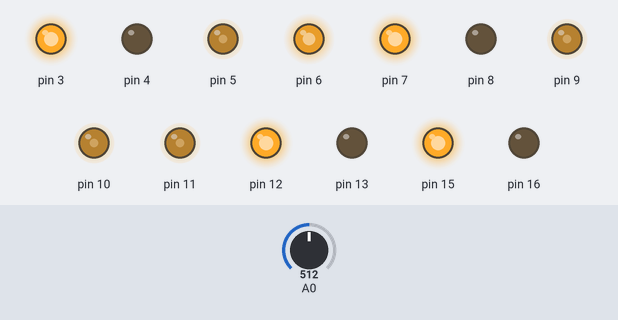
Recording of a sketch running on a simulated Arduino Uno, built with avr-gcc and run on an emulated ATmega328P. On the bench: output pins drawn as LEDs (lit = HIGH). The test bench sets the inputs (shaded band); at power-on: A0 = 512.

Above: at 0.05 s.
At 1.95 s:
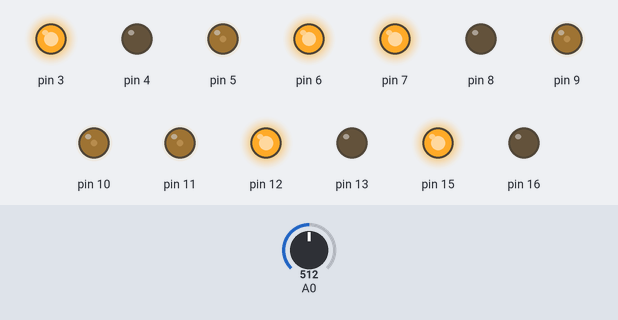
At 2.05 s:
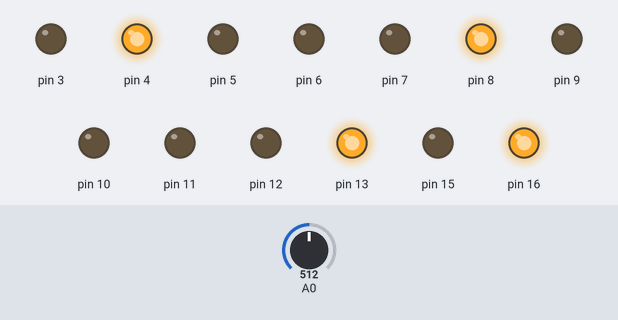
At 4.0 s:
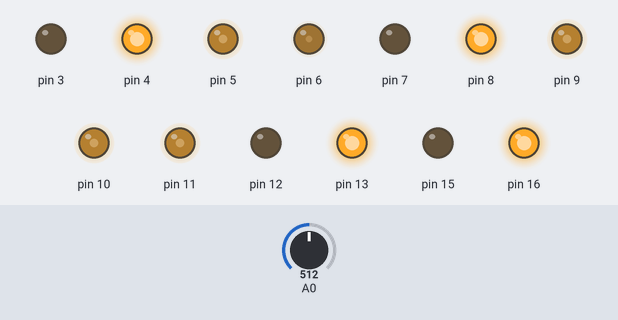
Timing chart, 0 to 5.2 s (numbered marks = the images above):
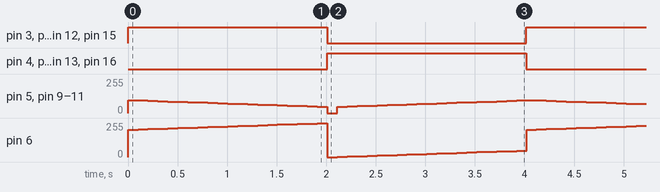

Measured:
- by itself, pin 3, pin 4, pin 7, pin 8, pin 12, pin 13, pin 15, pin 16: alternates HIGH for 2.0 s and LOW for 2.0 s
- by itself, pin 6: ramps from 0/255 to 254/255 and jumps back, once every 4.0 s

The sketch:

_4_Power_exemplo.ino
```cpp
#include <S4power.h>
S4Power s4power;
void setup()
{
 s4power.Config();
}
void loop()
{
 for ( int count = -20; count < 20; count++ )
     {
         s4power.M1.speed = count;
         s4power.M2.speed = count;
         s4power.M3.speed = count;
         s4power.M4.speed = count;

         s4power.M1.Update();
         s4power.M2.Update();
         s4power.M3.Update();
         s4power.M4.Update();

         s4power.light.intensity = count;
         s4power.light.Update();

         delay (100);
     }
}
```
